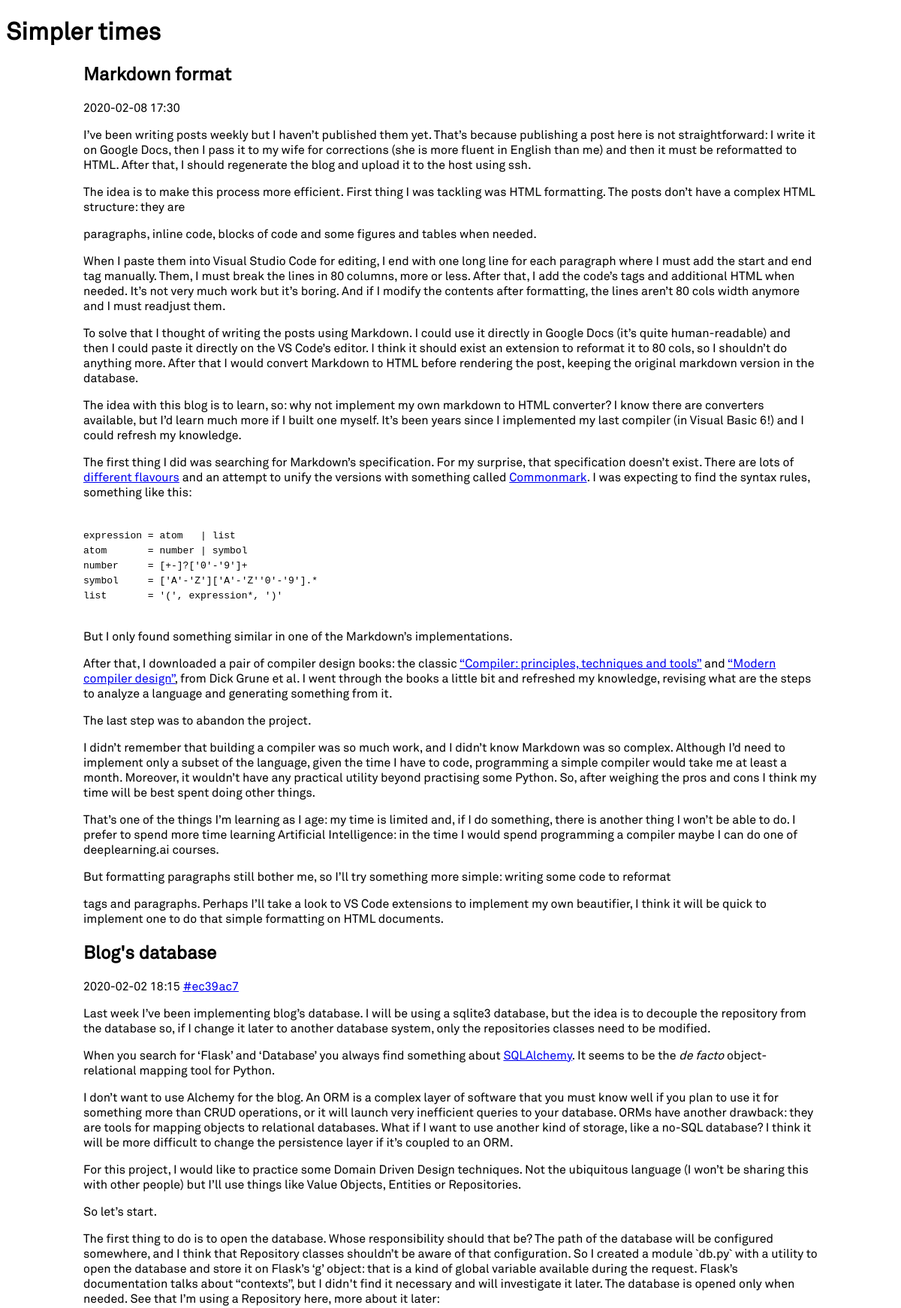
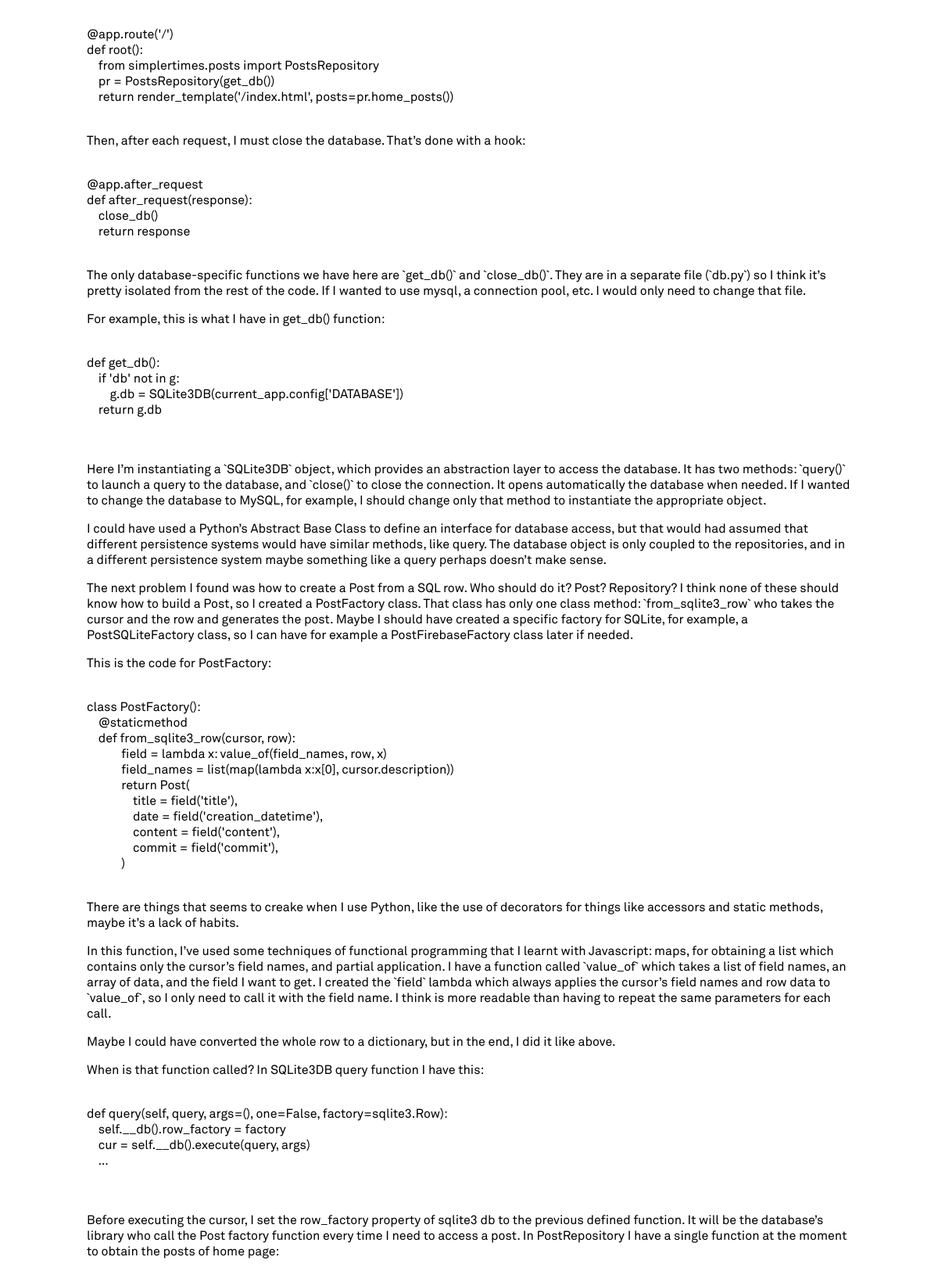
The page / (upper part) on the database its author committed (2 pictures, top to bottom).
### tables this page shows
CREATE TABLE "Posts" (
	`title`	TEXT NOT NULL,
	`creation_datetime`	TEXT NOT NULL,
	`content`	TEXT,
	`commit`	INTEGER
);

### simplertimes/__init__.py (the view)
    @app.route('/')
    def root():
        from simplertimes.posts import PostsRepository
        pr = PostsRepository(get_db())
        return render_template('/index.html', posts=pr.home_posts())

### simplertimes/__init__.py (called while the page is built)
def create_app(test_config=None):
    app = Flask(__name__, instance_relative_config=True)
    app.config.from_object('config')
    @app.after_request
    def after_request(response):
        close_db()
        return response
    @app.route('/admin/<_>')
    def admin(_=None):
        return 'pass'
    @app.route('/')
    def root():
        from simplertimes.posts import PostsRepository
        pr = PostsRepository(get_db())
        return render_template('/index.html', posts=pr.home_posts())
    return app

### simplertimes/db.py (called while the page is built)
def get_db():
    if 'db' not in g:
        g.db = SQLite3DB(current_app.config['DATABASE'])
    return g.db

### simplertimes/posts/post_factory.py (called while the page is built)
def value_of(field_names, row, field):
    try:
        return row[field_names.index(field)]
    except ValueError:
        return None

    @staticmethod
    def from_sqlite3_row(cursor, row):
        field = lambda x: value_of(field_names, row, x)
        field_names = list(map(lambda x:x[0], cursor.description))
        return Post(
            title = field('title'),
            date = field('creation_datetime'),
            content = field('content'),
            commit = field('commit'),
        )

### simplertimes/posts/posts_repository.py (called while the page is built)
    def home_posts(self):
        cursor = self.db.query(
            '''
            SELECT * FROM Posts
            ORDER BY date(Posts.creation_datetime) desc
            '''
            ,factory = PostFactory.from_sqlite3_row)
        return cursor

### simplertimes/sqlite3db.py (called while the page is built)
    def __db(self):
        if not self.__db_conn:
            self.__db_conn = sqlite3.connect(
                self.__db_path,
                detect_types=sqlite3.PARSE_DECLTYPES
            )
            self.__db_conn.row_factory = sqlite3.Row
        return self.__db_conn

    def close(self):
        if self.__db_conn is not None:
            self.__db_conn.close()

    def query(self, query, args=(), one=False, factory=sqlite3.Row):
        self.__db().row_factory = factory
        cur = self.__db().execute(query, args)
        if one:
            rv = c.fetchone()
            row = rv[0] if rv else None
        else:
            rv = cur.fetchall()
        cur.close()
        return row if one else rv

### simplertimes/templates/index.html
{% extends "base.html" %}
{% block content %}
<main>
{% for post in posts %}
    {% include "post.html" %}
{% endfor %}
</main>
{% endblock %}

### simplertimes/templates/base.html (shortened to what this page needs)
<!DOCTYPE html>
<html lang="en">
<head>
    <link rel="stylesheet" href="{{ url_for('static', filename='style.css') }}">
    <link rel="stylesheet"
      href="//cdn.jsdelivr.net/gh/highlightjs/cdn-release@9.17.1/build/styles/default.min.css">
</head>
<body>
<header><h1>Simpler times</h1></header>
{% block content %}
{% endblock %}
</body>

### simplertimes/templates/post.html
{% from '_helpers.html' import commit_url %}
<article>
    <h1>{{ post.title }}</h1>
    <p class="post_datetime">
        {{ post.date }}
        {{ commit_url(post.commit) }}
    </p>
    {{ post.content | safe }}
</article>

### simplertimes/templates/_helpers.html
{% macro commit_url(commit) %}
    {% if commit %}
        <a href='{{ config.REPOSITORY }}/tree/{{ commit }}'>#{{ commit }}</a>
    {% endif %}
{% endmacro %}

### simplertimes/static/style.css (style rules this page uses)
* { font-family: 'Akkurat', Arial, sans-serif; }
main { max-width: 978px; margin: 0 auto; }

### rows shown on the page
Posts: title "Markdown format", date "2020-02-08 17:30", content "I’ve been writing posts weekly but I haven’t published them yet. That’s because publishing a post here is not straightforward: I write it on Google Docs, then I pass it to my wife for corrections (she is more fluent in English than me) and then it must be reformatted to HTML. After that, I should regenerate the blog and upload it to the host using ssh. The idea is to make this process more efficient. First thing I was tackling was HTML formatting. The posts don’t have a complex HTML structure: they are paragraphs, inline code, blocks of code and some figures and tables when needed. When I paste them into Visual Studio Code for editing, I end with one long line for each paragraph where I…"
Posts: title "Blog's database", date "2020-02-02 18:15", commit "ec39ac7", content "Last week I’ve been implementing blog’s database. I will be using a sqlite3 database, but the idea is to decouple the repository from the database so, if I change it later to another database system, only the repositories classes need to be modified. When you search for ‘Flask’ and ‘Database’ you always find something about SQLAlchemy . It seems to be the de facto object-relational mapping tool for Python. I don’t want to use Alchemy for the blog. An ORM is a complex layer of software that you must know well if you plan to use it for something more than CRUD operations, or it will launch very inefficient queries to your database. ORMs have another drawback: they are tools for mapping…"
